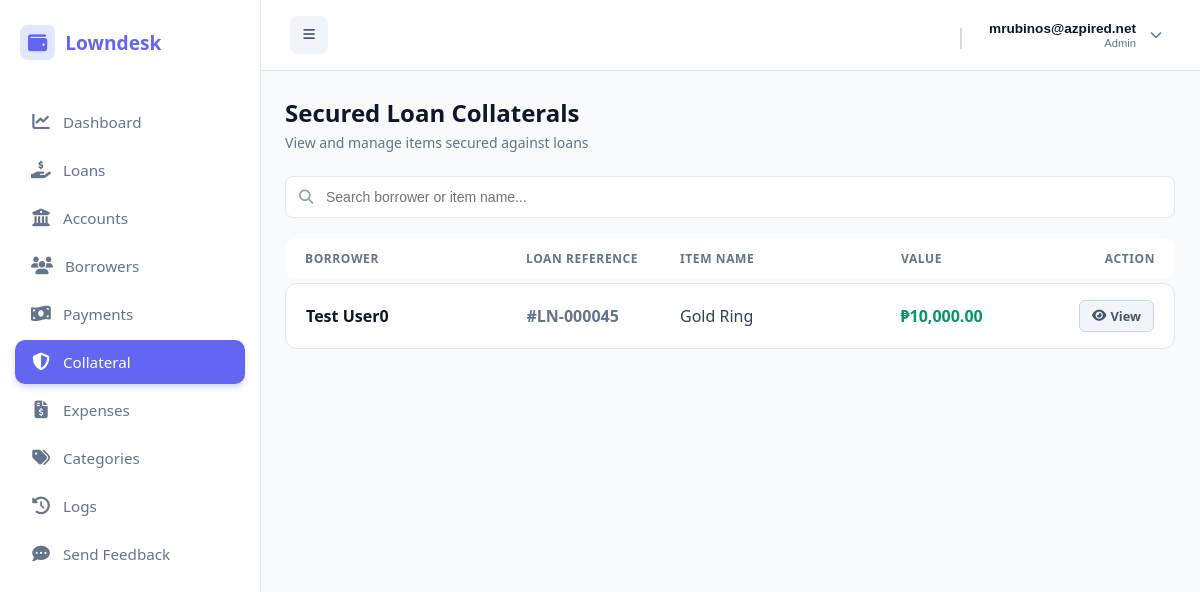
The page /public/index.php?url=collateral/index (signed in) on the database its author committed.
### tables this page shows
CREATE TABLE `loan_collaterals` (
  `id` int(11) NOT NULL,
  `company_id` int(11) NOT NULL,
  `loan_id` int(11) NOT NULL,
  `item_name` varchar(255) NOT NULL,
  `description` text DEFAULT NULL,
  `estimated_value` decimal(15,2) DEFAULT NULL,
  `file_path` varchar(255) DEFAULT NULL,
  `created_at` timestamp NOT NULL DEFAULT current_timestamp()
);

CREATE TABLE `borrowers` (
  `id` int(11) NOT NULL,
  `company_id` int(11) NOT NULL,
  `first_name` varchar(100) NOT NULL,
  `middle_name` varchar(100) DEFAULT NULL,
  `last_name` varchar(100) NOT NULL,
  `gender` varchar(20) DEFAULT NULL,
  `birthdate` date DEFAULT NULL,
  `phone` varchar(30) NOT NULL,
  `email` varchar(100) DEFAULT NULL,
  `address` text NOT NULL,
  `valid_id` varchar(150) DEFAULT NULL,
  `status` tinyint(1) DEFAULT 1,
  `created_at` timestamp NOT NULL DEFAULT current_timestamp(),
  `occupation` text DEFAULT NULL
);

CREATE TABLE `loans` (
  `id` int(11) NOT NULL,
  `company_id` int(11) NOT NULL,
  `account_id` int(11) DEFAULT NULL,
  `borrower_id` int(11) NOT NULL,
  `amount` decimal(12,2) NOT NULL,
  `interest_rate` decimal(5,2) NOT NULL,
  `total_payable` decimal(12,2) NOT NULL,
  `status` varchar(30) DEFAULT 'pending',
  `released_date` date DEFAULT NULL,
  `due_date` date NOT NULL,
  `created_at` timestamp NOT NULL DEFAULT current_timestamp(),
  `term_months` int(11) DEFAULT NULL,
  `notes` text DEFAULT NULL,
  `term_type` varchar(20) DEFAULT 'month',
  `fee` decimal(15,2) DEFAULT 0.00,
  `category_id` int(11) DEFAULT NULL,
  `loan_type` varchar(255) NOT NULL
);

### app/controllers/CollateralController.php (called while the page is built, shortened)
<?php
require_once __DIR__ . '/../models/Collateral.php';
class CollateralController {
    public function index() {
        $collateralModel = new Collateral();
        $collaterals = $collateralModel->getAllWithLoanDetails();
        require_once __DIR__ . '/../views/admin/loans/collateral_index.php';
    }
}

### public/index.php (called while the page is built, shortened)
<?php
require_once __DIR__ . "/../app/core/Database.php";
require_once __DIR__ . "/../app/core/Model.php";
$init = new App();

### app/core/Database.php (called while the page is built)
<?php
class Database {
    private static $host = "localhost";
    private static $port = "3306";
    private static $db   = "loan_saas_db";
    private static $user = "root";
    private static $pass = "";
    public static function getConnection() {
        try {
            $conn = new PDO(
                "mysql:host=" . self::$host . ";port=" . self::$port . ";dbname=" . self::$db,
                self::$user,
                self::$pass
            );
            $conn->setAttribute(PDO::ATTR_ERRMODE, PDO::ERRMODE_EXCEPTION);
            $conn->setAttribute(PDO::ATTR_DEFAULT_FETCH_MODE, PDO::FETCH_ASSOC);
            return $conn;
        } catch (Exception $e) {
            die("Database connection failed: " . $e->getMessage());
        }
    }
}

### app/core/Model.php (called while the page is built, shortened)
<?php
require_once __DIR__ . "/Database.php";
class Model {
    public function __construct() {
        $this->conn = Database::getConnection();
    }
    protected function getTenantId() {
        return $_SESSION['user']['company_id'] ?? 1;
    }
}

### app/models/Collateral.php (called while the page is built, shortened)
<?php
class Collateral extends Model {
    public function getAllWithLoanDetails() {
    $stmt = $this->conn->prepare("
        SELECT c.*, l.id as loan_id, b.first_name, b.last_name
        FROM loan_collaterals c
        JOIN loans l ON c.loan_id = l.id
        JOIN borrowers b ON l.borrower_id = b.id
        WHERE c.company_id = ?
        ORDER BY c.created_at DESC
    ");
    $stmt->execute([$this->getTenantId()]);
    return $stmt->fetchAll(PDO::FETCH_ASSOC);
}
}

### app/views/admin/loans/collateral_index.php (the view, shortened to what this page needs)
<?php require_once dirname(__DIR__, 2) . '/layouts/header.php'; ?>
<div class="page-container">
    <div class="page-header">
        <div>
            <h1 class="page-title">Secured Loan Collaterals</h1>
            <p class="page-subtitle">View and manage items secured against loans</p>
        </div>
    </div>
    <div class="filter-card">
        <div class="search-wrapper">
            <i class="fas fa-search search-icon"></i>
            <input type="text" id="searchInput" class="search-input" placeholder="Search borrower or item name..." onkeyup="filterCollaterals()">
        </div>
    </div>
    <div class="col-list">
        <div class="col-row header">
            <div>Borrower</div>
            <div>Loan Reference</div>
            <div>Item Name</div>
            <div>Value</div>
            <div style="text-align: right;">Action</div>
        </div>
        <?php if (empty($collaterals)): ?>
            <div style="padding: 40px; text-align: center; color: #94a3b8; background: #ffffff; border: 1px solid #e2e8f0; border-radius: 12px;">No collateral records found.</div>
        <?php else: ?>
            <?php foreach ($collaterals as $c): ?>
                <?php
                    $borrowerName = $c['first_name'] . ' ' . $c['last_name'];
                    $loanRef = '#LN-' . str_pad($c['loan_id'], 6, '0', STR_PAD_LEFT);
                ?>
                <div class="col-row collateral-item"
                     data-borrower="<?= strtolower(htmlspecialchars($borrowerName)) ?>"
                     data-item="<?= strtolower(htmlspecialchars($c['item_name'])) ?>"
                     data-ref="<?= strtolower(htmlspecialchars($loanRef)) ?>">
                    <div data-label="Borrower" style="font-weight: 600; color: #0f172a;"><?= htmlspecialchars($borrowerName) ?></div>
                    <div data-label="Loan Reference" style="color: #64748b; font-weight: 600;"><?= htmlspecialchars($loanRef) ?></div>
                    <div data-label="Item Name" style="color: #334155;"><?= htmlspecialchars($c['item_name']) ?></div>
                    <div data-label="Value" style="font-weight: 700; color: #059669;">₱<?= number_format($c['estimated_value'], 2) ?></div>
                    <div data-label="Action" class="action-group">
                        <a href="/loansaas/public/index.php?url=loan/details&id=<?= $c['loan_id'] ?>" class="action-btn">
                            <i class="fas fa-eye"></i> View
                        </a>
                    </div>
                </div>
            <?php endforeach; ?>
        <?php endif; ?>
    </div>
</div>
<?php require_once dirname(__DIR__, 2) . '/layouts/footer.php'; ?>

### app/views/layouts/header.php (style rules this page uses)
:root { --sidebar-bg: #ffffff; --primary-color: #6366f1; --hover-bg: #f5f3ff; --text-main: #1e293b; --text-muted: #64748b; --border-color: #e2e8f0; }
body { margin: 0; font-family: 'Segoe UI', sans-serif; background: #f8fafc; display: flex; }

### app/views/admin/loans/collateral_index.php (style rules this page uses)
.page-header { display: flex; justify-content: space-between; align-items: center; margin-bottom: 24px; }
.page-title { font-size: 1.5rem; font-weight: 700; color: #0f172a; margin: 0 0 4px 0; }
.page-subtitle { color: #64748b; font-size: 0.875rem; margin: 0; }
.filter-card { display: flex; gap: 16px; margin-bottom: 20px; align-items: center; }
.search-wrapper { position: relative; flex: 1; }
.search-icon { position: absolute; left: 14px; top: 50%; transform: translateY(-50%); color: #94a3b8; font-size: 0.9rem; }
.search-input { width: 100%; padding: 12px 16px 12px 40px; background: #ffffff; border: 1px solid #e2e8f0; border-radius: 8px; font-size: 0.875rem; color: #1e293b; outline: none; box-sizing: border-box; transition: border-color 0.2s; }
.col-list { background: transparent; }
.col-row { display: grid; grid-template-columns: 1.5fr 1fr 1.5fr 1fr 100px; padding: 16px 20px; background: #ffffff; border: 1px solid #e2e8f0; border-radius: 12px; margin-bottom: 12px; align-items: center; gap: 20px; transition: background-color 0.15s; }
.col-row.header { background: #ffffff; font-weight: 700; color: #64748b; font-size: 0.75rem; letter-spacing: 0.05em; text-transform: uppercase; border: none; padding: 12px 20px; margin-bottom: 4px; }
.action-group { display: flex; align-items: center; justify-content: flex-end; }
.action-btn { padding: 6px 12px; background: #f1f5f9; color: #475569; border: 1px solid #cbd5e1; border-radius: 6px; font-size: 0.8rem; font-weight: 600; text-decoration: none; transition: all 0.2s ease; display: inline-flex; align-items: center; gap: 4px; }

### rows shown on the page
loan_collaterals: borrowers.first_name+last_name "Test User0", loan "#LN-000045", item_name "Gold Ring", estimated_value "10,000.00"

### other values the page prints
$item['label'] "Dashboard"
$item['label'] "Loans"
$item['label'] "Accounts"
$item['label'] "Borrowers"
$item['label'] "Payments"
$item['label'] "Collateral"
$item['label'] "Expenses"
$item['label'] "Categories"
$item['label'] "Logs"
$item['label'] "Send Feedback"
$userName "mrubinos@azpired.net"
$userRole ?: 'Active User' "Admin"
